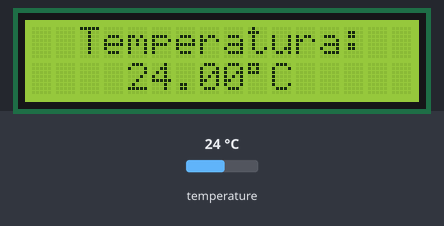
This sketch was run on a simulated Arduino Uno, built with avr-gcc and run on an emulated ATmega328P. Shown: 16×2 character LCD. Inputs (shaded band) come from the test bench; at power-on: temperature 24 °C.

Above: at 1.2 s.
1.3 s: temperature set to 12 °C
At 2.9 s:
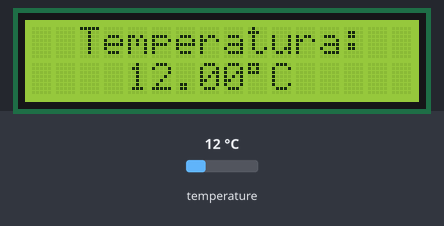
4.1 s: temperature set to 19 °C
At 4.9 s:
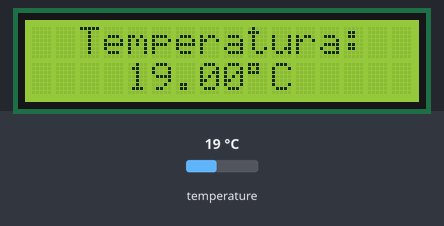
6.6 s: temperature set to 28 °C
At 8.8 s:
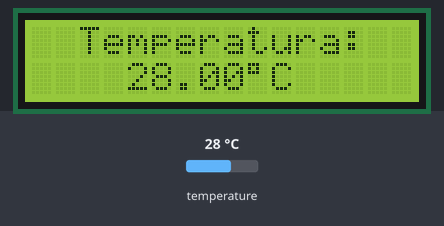
Timing chart, 0 to 10.3 s (numbered marks = the images above; inputs shaded):
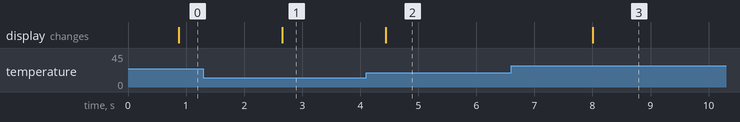

The sketch:

thermometer_screen.ino
```cpp
#include <OneWire.h>
#include <LiquidCrystal_I2C.h>
#include <DallasTemperature.h>


// Data wire is plugged into pin 2 on the Arduino
#define ONE_WIRE_BUS 2


// Setup a oneWire instance to communicate with any OneWire devices
// (not just Maxim/Dallas temperature ICs)
OneWire oneWire(ONE_WIRE_BUS);

// Pass our oneWire reference to Dallas Temperature.
DallasTemperature sensors(&oneWire);


//LCD_I2 object (liquid crystal screen)
LiquidCrystal_I2C lcd = LiquidCrystal_I2C(0x27, 16, 2);


//Degree symbol
byte circ[8] = {
  0b00011100,
  0b00010100,
  0b00011100,
  0b00000000,
  0b00000000,
  0b00000000,
  0b00000000,
  0b00000000
};


void setup(void)
{
 // start serial port
 //Serial.begin(9600);
 //Serial.println("Dallas Temperature IC Control Library Demo");

 // Initiate the LCD:
  lcd.init();
  lcd.backlight();

  lcd.createChar(0,circ);

 // Start up the library
 sensors.begin();
}


void loop(void)
{
 // call sensors.requestTemperatures() to issue a global temperature
 // request to all devices on the bus
 sensors.requestTemperatures(); // Send the command to get temperature readings

 lcd.setCursor(2, 0); // Set the cursor on the third column and first row.
 lcd.print("Temperatura:");
 lcd.setCursor(4,1);
 lcd.print(String(sensors.getTempCByIndex(0), 2));
 lcd.write((byte) 0);
 lcd.print("C");


 delay(1000); //Request temperatures once at each second
}
```

Measured:
- after the input at 1.3 s, the display: changes after 1.4 s (image 1)
- after the input at 4.1 s, the display: changes after 0.34 s (image 2)
- after the input at 6.6 s, the display: changes after 1.4 s (image 3)
